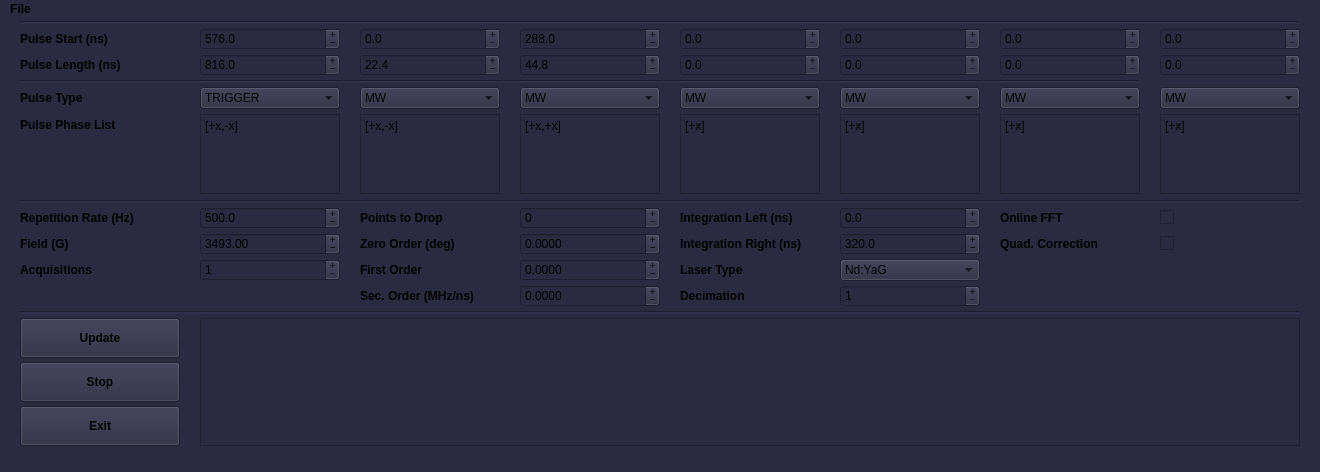
<?xml version="1.0" encoding="UTF-8"?>
<ui version="4.0">
 <class>MainWindow</class>
 <widget class="QMainWindow" name="MainWindow">
  <property name="geometry">
   <rect>
    <x>0</x>
    <y>0</y>
    <width>1320</width>
    <height>472</height>
   </rect>
  </property>
  <property name="sizePolicy">
   <sizepolicy hsizetype="Fixed" vsizetype="Fixed">
    <horstretch>0</horstretch>
    <verstretch>0</verstretch>
   </sizepolicy>
  </property>
  <property name="minimumSize">
   <size>
    <width>1320</width>
    <height>472</height>
   </size>
  </property>
  <property name="maximumSize">
   <size>
    <width>1320</width>
    <height>472</height>
   </size>
  </property>
  <property name="sizeIncrement">
   <size>
    <width>0</width>
    <height>0</height>
   </size>
  </property>
  <property name="font">
   <font>
    <weight>50</weight>
    <bold>false</bold>
   </font>
  </property>
  <property name="windowTitle">
   <string>Phase Cycling v 0.1</string>
  </property>
  <property name="styleSheet">
   <string notr="true">background-color: rgb(42,42,64);</string>
  </property>
  <widget class="QWidget" name="centralwidget">
   <property name="sizePolicy">
    <sizepolicy hsizetype="Fixed" vsizetype="Fixed">
     <horstretch>0</horstretch>
     <verstretch>0</verstretch>
    </sizepolicy>
   </property>
   <property name="minimumSize">
    <size>
     <width>1320</width>
     <height>440</height>
    </size>
   </property>
   <property name="maximumSize">
    <size>
     <width>1320</width>
     <height>440</height>
    </size>
   </property>
   <layout class="QHBoxLayout" name="horizontalLayout">
    <property name="topMargin">
     <number>2</number>
    </property>
    <item>
     <layout class="QGridLayout" name="gridLayout" rowstretch="0,0,0,0,0,0,0,0,0,0,0,0,0,0,0,0" columnstretch="0,0,0,0,0,0,0,0">
      <property name="sizeConstraint">
       <enum>QLayout::SetDefaultConstraint</enum>
      </property>
      <property name="leftMargin">
       <number>11</number>
      </property>
      <property name="topMargin">
       <number>0</number>
      </property>
      <property name="rightMargin">
       <number>11</number>
      </property>
      <property name="bottomMargin">
       <number>4</number>
      </property>
      <property name="horizontalSpacing">
       <number>20</number>
      </property>
      <property name="verticalSpacing">
       <number>4</number>
      </property>
      <item row="14" column="0">
       <widget class="QPushButton" name="button_stop">
        <property name="minimumSize">
         <size>
          <width>0</width>
          <height>40</height>
         </size>
        </property>
        <property name="font">
         <font>
          <weight>75</weight>
          <bold>true</bold>
         </font>
        </property>
        <property name="contextMenuPolicy">
         <enum>Qt::NoContextMenu</enum>
        </property>
        <property name="text">
         <string>Stop</string>
        </property>
       </widget>
      </item>
      <item row="5" column="7" rowspan="2">
       <widget class="QPlainTextEdit" name="Phase_7">
        <property name="sizePolicy">
         <sizepolicy hsizetype="Fixed" vsizetype="Fixed">
          <horstretch>0</horstretch>
          <verstretch>0</verstretch>
         </sizepolicy>
        </property>
        <property name="maximumSize">
         <size>
          <width>140</width>
          <height>80</height>
         </size>
        </property>
        <property name="contextMenuPolicy">
         <enum>Qt::NoContextMenu</enum>
        </property>
        <property name="verticalScrollBarPolicy">
         <enum>Qt::ScrollBarAlwaysOff</enum>
        </property>
        <property name="horizontalScrollBarPolicy">
         <enum>Qt::ScrollBarAlwaysOff</enum>
        </property>
        <property name="plainText">
         <string>[+x]</string>
        </property>
       </widget>
      </item>
      <item row="5" column="5" rowspan="2">
       <widget class="QPlainTextEdit" name="Phase_5">
        <property name="sizePolicy">
         <sizepolicy hsizetype="Fixed" vsizetype="Fixed">
          <horstretch>0</horstretch>
          <verstretch>0</verstretch>
         </sizepolicy>
        </property>
        <property name="maximumSize">
         <size>
          <width>140</width>
          <height>80</height>
         </size>
        </property>
        <property name="contextMenuPolicy">
         <enum>Qt::NoContextMenu</enum>
        </property>
        <property name="verticalScrollBarPolicy">
         <enum>Qt::ScrollBarAlwaysOff</enum>
        </property>
        <property name="horizontalScrollBarPolicy">
         <enum>Qt::ScrollBarAlwaysOff</enum>
        </property>
        <property name="plainText">
         <string>[+x]</string>
        </property>
       </widget>
      </item>
      <item row="6" column="0">
       <spacer name="verticalSpacer">
        <property name="orientation">
         <enum>Qt::Vertical</enum>
        </property>
        <property name="sizeType">
         <enum>QSizePolicy::Fixed</enum>
        </property>
        <property name="sizeHint" stdset="0">
         <size>
          <width>20</width>
          <height>60</height>
         </size>
        </property>
       </spacer>
      </item>
      <item row="4" column="6">
       <widget class="QComboBox" name="P6_type">
        <property name="contextMenuPolicy">
         <enum>Qt::NoContextMenu</enum>
        </property>
        <item>
         <property name="text">
          <string>MW</string>
         </property>
        </item>
        <item>
         <property name="text">
          <string>TRIGGER</string>
         </property>
        </item>
       </widget>
      </item>
      <item row="9" column="0">
       <widget class="QLabel" name="label_5">
        <property name="font">
         <font>
          <weight>75</weight>
          <bold>true</bold>
         </font>
        </property>
        <property name="contextMenuPolicy">
         <enum>Qt::NoContextMenu</enum>
        </property>
        <property name="text">
         <string>Field (G)</string>
        </property>
       </widget>
      </item>
      <item row="5" column="1" rowspan="2">
       <widget class="QPlainTextEdit" name="Phase_1">
        <property name="sizePolicy">
         <sizepolicy hsizetype="Fixed" vsizetype="Fixed">
          <horstretch>0</horstretch>
          <verstretch>0</verstretch>
         </sizepolicy>
        </property>
        <property name="maximumSize">
         <size>
          <width>140</width>
          <height>80</height>
         </size>
        </property>
        <property name="contextMenuPolicy">
         <enum>Qt::NoContextMenu</enum>
        </property>
        <property name="verticalScrollBarPolicy">
         <enum>Qt::ScrollBarAlwaysOff</enum>
        </property>
        <property name="horizontalScrollBarPolicy">
         <enum>Qt::ScrollBarAlwaysOff</enum>
        </property>
        <property name="readOnly">
         <bool>false</bool>
        </property>
        <property name="plainText">
         <string>[+x,-x]</string>
        </property>
       </widget>
      </item>
      <item row="5" column="2" rowspan="2">
       <widget class="QPlainTextEdit" name="Phase_2">
        <property name="sizePolicy">
         <sizepolicy hsizetype="Fixed" vsizetype="Fixed">
          <horstretch>0</horstretch>
          <verstretch>0</verstretch>
         </sizepolicy>
        </property>
        <property name="maximumSize">
         <size>
          <width>140</width>
          <height>80</height>
         </size>
        </property>
        <property name="contextMenuPolicy">
         <enum>Qt::NoContextMenu</enum>
        </property>
        <property name="verticalScrollBarPolicy">
         <enum>Qt::ScrollBarAlwaysOff</enum>
        </property>
        <property name="horizontalScrollBarPolicy">
         <enum>Qt::ScrollBarAlwaysOff</enum>
        </property>
        <property name="plainText">
         <string>[+x,-x]</string>
        </property>
       </widget>
      </item>
      <item row="5" column="4" rowspan="2">
       <widget class="QPlainTextEdit" name="Phase_4">
        <property name="sizePolicy">
         <sizepolicy hsizetype="Fixed" vsizetype="Fixed">
          <horstretch>0</horstretch>
          <verstretch>0</verstretch>
         </sizepolicy>
        </property>
        <property name="maximumSize">
         <size>
          <width>140</width>
          <height>80</height>
         </size>
        </property>
        <property name="contextMenuPolicy">
         <enum>Qt::NoContextMenu</enum>
        </property>
        <property name="verticalScrollBarPolicy">
         <enum>Qt::ScrollBarAlwaysOff</enum>
        </property>
        <property name="horizontalScrollBarPolicy">
         <enum>Qt::ScrollBarAlwaysOff</enum>
        </property>
        <property name="plainText">
         <string>[+x]</string>
        </property>
       </widget>
      </item>
      <item row="4" column="2">
       <widget class="QComboBox" name="P2_type">
        <property name="sizePolicy">
         <sizepolicy hsizetype="Minimum" vsizetype="Fixed">
          <horstretch>0</horstretch>
          <verstretch>0</verstretch>
         </sizepolicy>
        </property>
        <property name="contextMenuPolicy">
         <enum>Qt::NoContextMenu</enum>
        </property>
        <item>
         <property name="text">
          <string>MW</string>
         </property>
        </item>
        <item>
         <property name="text">
          <string>LASER</string>
         </property>
        </item>
        <item>
         <property name="text">
          <string>TRIGGER</string>
         </property>
        </item>
       </widget>
      </item>
      <item row="8" column="0">
       <widget class="QLabel" name="label_4">
        <property name="font">
         <font>
          <weight>75</weight>
          <bold>true</bold>
         </font>
        </property>
        <property name="contextMenuPolicy">
         <enum>Qt::NoContextMenu</enum>
        </property>
        <property name="text">
         <string>Repetition Rate (Hz)</string>
        </property>
       </widget>
      </item>
      <item row="9" column="4">
       <widget class="QLabel" name="label_12">
        <property name="font">
         <font>
          <weight>75</weight>
          <bold>true</bold>
         </font>
        </property>
        <property name="contextMenuPolicy">
         <enum>Qt::NoContextMenu</enum>
        </property>
        <property name="text">
         <string>Integration Right (ns)</string>
        </property>
       </widget>
      </item>
      <item row="12" column="0" colspan="8">
       <widget class="Line" name="line_3">
        <property name="lineWidth">
         <number>2</number>
        </property>
        <property name="orientation">
         <enum>Qt::Horizontal</enum>
        </property>
       </widget>
      </item>
      <item row="4" column="0">
       <widget class="QLabel" name="label_3">
        <property name="font">
         <font>
          <weight>75</weight>
          <bold>true</bold>
         </font>
        </property>
        <property name="contextMenuPolicy">
         <enum>Qt::NoContextMenu</enum>
        </property>
        <property name="text">
         <string>Pulse Type</string>
        </property>
       </widget>
      </item>
      <item row="5" column="3" rowspan="2">
       <widget class="QPlainTextEdit" name="Phase_3">
        <property name="sizePolicy">
         <sizepolicy hsizetype="Fixed" vsizetype="Fixed">
          <horstretch>0</horstretch>
          <verstretch>0</verstretch>
         </sizepolicy>
        </property>
        <property name="minimumSize">
         <size>
          <width>0</width>
          <height>0</height>
         </size>
        </property>
        <property name="maximumSize">
         <size>
          <width>140</width>
          <height>80</height>
         </size>
        </property>
        <property name="contextMenuPolicy">
         <enum>Qt::NoContextMenu</enum>
        </property>
        <property name="verticalScrollBarPolicy">
         <enum>Qt::ScrollBarAlwaysOff</enum>
        </property>
        <property name="horizontalScrollBarPolicy">
         <enum>Qt::ScrollBarAlwaysOff</enum>
        </property>
        <property name="plainText">
         <string>[+x,+x]</string>
        </property>
       </widget>
      </item>
      <item row="0" column="0" colspan="8">
       <widget class="Line" name="line_2">
        <property name="lineWidth">
         <number>2</number>
        </property>
        <property name="orientation">
         <enum>Qt::Horizontal</enum>
        </property>
       </widget>
      </item>
      <item row="4" column="1">
       <widget class="QComboBox" name="P1_type">
        <property name="contextMenuPolicy">
         <enum>Qt::NoContextMenu</enum>
        </property>
        <property name="currentText">
         <string>TRIGGER</string>
        </property>
        <property name="currentIndex">
         <number>0</number>
        </property>
        <item>
         <property name="text">
          <string>TRIGGER</string>
         </property>
        </item>
       </widget>
      </item>
      <item row="5" column="6" rowspan="2">
       <widget class="QPlainTextEdit" name="Phase_6">
        <property name="sizePolicy">
         <sizepolicy hsizetype="Fixed" vsizetype="Expanding">
          <horstretch>0</horstretch>
          <verstretch>0</verstretch>
         </sizepolicy>
        </property>
        <property name="maximumSize">
         <size>
          <width>140</width>
          <height>80</height>
         </size>
        </property>
        <property name="contextMenuPolicy">
         <enum>Qt::NoContextMenu</enum>
        </property>
        <property name="verticalScrollBarPolicy">
         <enum>Qt::ScrollBarAlwaysOff</enum>
        </property>
        <property name="horizontalScrollBarPolicy">
         <enum>Qt::ScrollBarAlwaysOff</enum>
        </property>
        <property name="plainText">
         <string>[+x]</string>
        </property>
       </widget>
      </item>
      <item row="9" column="1">
       <widget class="QDoubleSpinBox" name="Field">
        <property name="contextMenuPolicy">
         <enum>Qt::NoContextMenu</enum>
        </property>
        <property name="buttonSymbols">
         <enum>QAbstractSpinBox::PlusMinus</enum>
        </property>
        <property name="keyboardTracking">
         <bool>false</bool>
        </property>
        <property name="decimals">
         <number>2</number>
        </property>
        <property name="minimum">
         <double>100.000000000000000</double>
        </property>
        <property name="maximum">
         <double>9000.000000000000000</double>
        </property>
        <property name="singleStep">
         <double>0.500000000000000</double>
        </property>
        <property name="value">
         <double>3493.000000000000000</double>
        </property>
       </widget>
      </item>
      <item row="1" column="0">
       <widget class="QLabel" name="label">
        <property name="font">
         <font>
          <weight>75</weight>
          <bold>true</bold>
          <kerning>true</kerning>
         </font>
        </property>
        <property name="contextMenuPolicy">
         <enum>Qt::NoContextMenu</enum>
        </property>
        <property name="text">
         <string>Pulse Start (ns)</string>
        </property>
       </widget>
      </item>
      <item row="4" column="5">
       <widget class="QComboBox" name="P5_type">
        <property name="contextMenuPolicy">
         <enum>Qt::NoContextMenu</enum>
        </property>
        <item>
         <property name="text">
          <string>MW</string>
         </property>
        </item>
        <item>
         <property name="text">
          <string>TRIGGER</string>
         </property>
        </item>
       </widget>
      </item>
      <item row="5" column="0">
       <widget class="QLabel" name="label_6">
        <property name="font">
         <font>
          <weight>75</weight>
          <bold>true</bold>
         </font>
        </property>
        <property name="contextMenuPolicy">
         <enum>Qt::NoContextMenu</enum>
        </property>
        <property name="text">
         <string>Pulse Phase List</string>
        </property>
       </widget>
      </item>
      <item row="3" column="0" colspan="7">
       <widget class="Line" name="line">
        <property name="lineWidth">
         <number>2</number>
        </property>
        <property name="orientation">
         <enum>Qt::Horizontal</enum>
        </property>
       </widget>
      </item>
      <item row="4" column="3">
       <widget class="QComboBox" name="P3_type">
        <property name="contextMenuPolicy">
         <enum>Qt::NoContextMenu</enum>
        </property>
        <property name="currentIndex">
         <number>0</number>
        </property>
        <item>
         <property name="text">
          <string>MW</string>
         </property>
        </item>
        <item>
         <property name="text">
          <string>TRIGGER</string>
         </property>
        </item>
       </widget>
      </item>
      <item row="13" column="1" rowspan="3" colspan="7">
       <widget class="QPlainTextEdit" name="errors">
        <property name="font">
         <font>
          <weight>50</weight>
          <bold>false</bold>
         </font>
        </property>
        <property name="contextMenuPolicy">
         <enum>Qt::NoContextMenu</enum>
        </property>
        <property name="styleSheet">
         <string notr="true"/>
        </property>
        <property name="readOnly">
         <bool>true</bool>
        </property>
        <property name="textInteractionFlags">
         <set>Qt::NoTextInteraction</set>
        </property>
       </widget>
      </item>
      <item row="4" column="7">
       <widget class="QComboBox" name="P7_type">
        <property name="contextMenuPolicy">
         <enum>Qt::NoContextMenu</enum>
        </property>
        <item>
         <property name="text">
          <string>MW</string>
         </property>
        </item>
        <item>
         <property name="text">
          <string>TRIGGER</string>
         </property>
        </item>
       </widget>
      </item>
      <item row="13" column="0">
       <widget class="QPushButton" name="button_update">
        <property name="minimumSize">
         <size>
          <width>0</width>
          <height>40</height>
         </size>
        </property>
        <property name="font">
         <font>
          <weight>75</weight>
          <bold>true</bold>
         </font>
        </property>
        <property name="contextMenuPolicy">
         <enum>Qt::NoContextMenu</enum>
        </property>
        <property name="text">
         <string>Update</string>
        </property>
       </widget>
      </item>
      <item row="7" column="0" colspan="8">
       <widget class="Line" name="line_4">
        <property name="lineWidth">
         <number>2</number>
        </property>
        <property name="orientation">
         <enum>Qt::Horizontal</enum>
        </property>
       </widget>
      </item>
      <item row="2" column="0">
       <widget class="QLabel" name="label_2">
        <property name="font">
         <font>
          <weight>75</weight>
          <bold>true</bold>
         </font>
        </property>
        <property name="contextMenuPolicy">
         <enum>Qt::NoContextMenu</enum>
        </property>
        <property name="text">
         <string>Pulse Length (ns)</string>
        </property>
       </widget>
      </item>
      <item row="10" column="0">
       <widget class="QLabel" name="label_7">
        <property name="font">
         <font>
          <weight>75</weight>
          <bold>true</bold>
         </font>
        </property>
        <property name="contextMenuPolicy">
         <enum>Qt::NoContextMenu</enum>
        </property>
        <property name="text">
         <string>Acquisitions</string>
        </property>
       </widget>
      </item>
      <item row="4" column="4">
       <widget class="QComboBox" name="P4_type">
        <property name="contextMenuPolicy">
         <enum>Qt::NoContextMenu</enum>
        </property>
        <item>
         <property name="text">
          <string>MW</string>
         </property>
        </item>
        <item>
         <property name="text">
          <string>TRIGGER</string>
         </property>
        </item>
       </widget>
      </item>
      <item row="15" column="0">
       <widget class="QPushButton" name="button_off">
        <property name="minimumSize">
         <size>
          <width>0</width>
          <height>40</height>
         </size>
        </property>
        <property name="font">
         <font>
          <weight>75</weight>
          <bold>true</bold>
         </font>
        </property>
        <property name="contextMenuPolicy">
         <enum>Qt::NoContextMenu</enum>
        </property>
        <property name="text">
         <string>Exit</string>
        </property>
       </widget>
      </item>
      <item row="10" column="1">
       <widget class="QSpinBox" name="Acq_number">
        <property name="contextMenuPolicy">
         <enum>Qt::NoContextMenu</enum>
        </property>
        <property name="styleSheet">
         <string notr="true"/>
        </property>
        <property name="buttonSymbols">
         <enum>QAbstractSpinBox::PlusMinus</enum>
        </property>
        <property name="keyboardTracking">
         <bool>false</bool>
        </property>
        <property name="minimum">
         <number>1</number>
        </property>
        <property name="maximum">
         <number>10000</number>
        </property>
        <property name="value">
         <number>1</number>
        </property>
       </widget>
      </item>
      <item row="8" column="4">
       <widget class="QLabel" name="label_11">
        <property name="font">
         <font>
          <weight>75</weight>
          <bold>true</bold>
         </font>
        </property>
        <property name="contextMenuPolicy">
         <enum>Qt::NoContextMenu</enum>
        </property>
        <property name="text">
         <string>Integration Left (ns)</string>
        </property>
       </widget>
      </item>
      <item row="8" column="6">
       <widget class="QLabel" name="label_13">
        <property name="font">
         <font>
          <weight>75</weight>
          <bold>true</bold>
         </font>
        </property>
        <property name="contextMenuPolicy">
         <enum>Qt::NoContextMenu</enum>
        </property>
        <property name="text">
         <string>Online FFT</string>
        </property>
       </widget>
      </item>
      <item row="8" column="7">
       <widget class="QCheckBox" name="fft_box">
        <property name="contextMenuPolicy">
         <enum>Qt::NoContextMenu</enum>
        </property>
        <property name="text">
         <string/>
        </property>
        <property name="checked">
         <bool>false</bool>
        </property>
        <property name="tristate">
         <bool>false</bool>
        </property>
       </widget>
      </item>
      <item row="9" column="6">
       <widget class="QLabel" name="label_18">
        <property name="font">
         <font>
          <weight>75</weight>
          <bold>true</bold>
         </font>
        </property>
        <property name="text">
         <string>Quad. Correction</string>
        </property>
       </widget>
      </item>
      <item row="9" column="7">
       <widget class="QCheckBox" name="Quad_cor">
        <property name="text">
         <string/>
        </property>
       </widget>
      </item>
      <item row="10" column="4">
       <widget class="QLabel" name="label_19">
        <property name="font">
         <font>
          <weight>75</weight>
          <bold>true</bold>
         </font>
        </property>
        <property name="text">
         <string>Laser Type</string>
        </property>
       </widget>
      </item>
      <item row="10" column="5">
       <widget class="QComboBox" name="Combo_laser">
        <property name="currentIndex">
         <number>0</number>
        </property>
        <item>
         <property name="text">
          <string>Nd:YaG</string>
         </property>
        </item>
        <item>
         <property name="text">
          <string>NovoFEL</string>
         </property>
        </item>
       </widget>
      </item>
      <item row="8" column="1">
       <widget class="QDoubleSpinBox" name="Rep_rate">
        <property name="contextMenuPolicy">
         <enum>Qt::NoContextMenu</enum>
        </property>
        <property name="styleSheet">
         <string notr="true"/>
        </property>
        <property name="buttonSymbols">
         <enum>QAbstractSpinBox::PlusMinus</enum>
        </property>
        <property name="keyboardTracking">
         <bool>false</bool>
        </property>
        <property name="decimals">
         <number>1</number>
        </property>
        <property name="minimum">
         <double>0.100000000000000</double>
        </property>
        <property name="maximum">
         <double>20000.000000000000000</double>
        </property>
        <property name="value">
         <double>500.000000000000000</double>
        </property>
       </widget>
      </item>
      <item row="1" column="1">
       <widget class="QDoubleSpinBox" name="P1_st">
        <property name="contextMenuPolicy">
         <enum>Qt::NoContextMenu</enum>
        </property>
        <property name="buttonSymbols">
         <enum>QAbstractSpinBox::PlusMinus</enum>
        </property>
        <property name="keyboardTracking">
         <bool>false</bool>
        </property>
        <property name="decimals">
         <number>1</number>
        </property>
        <property name="maximum">
         <double>10000000.000000000000000</double>
        </property>
        <property name="singleStep">
         <double>3.200000000000000</double>
        </property>
        <property name="value">
         <double>576.000000000000000</double>
        </property>
       </widget>
      </item>
      <item row="1" column="2">
       <widget class="QDoubleSpinBox" name="P2_st">
        <property name="contextMenuPolicy">
         <enum>Qt::NoContextMenu</enum>
        </property>
        <property name="readOnly">
         <bool>false</bool>
        </property>
        <property name="buttonSymbols">
         <enum>QAbstractSpinBox::PlusMinus</enum>
        </property>
        <property name="specialValueText">
         <string notr="true"/>
        </property>
        <property name="keyboardTracking">
         <bool>false</bool>
        </property>
        <property name="decimals">
         <number>1</number>
        </property>
        <property name="maximum">
         <double>10000000.000000000000000</double>
        </property>
        <property name="singleStep">
         <double>3.200000000000000</double>
        </property>
       </widget>
      </item>
      <item row="1" column="3">
       <widget class="QDoubleSpinBox" name="P3_st">
        <property name="contextMenuPolicy">
         <enum>Qt::NoContextMenu</enum>
        </property>
        <property name="buttonSymbols">
         <enum>QAbstractSpinBox::PlusMinus</enum>
        </property>
        <property name="keyboardTracking">
         <bool>false</bool>
        </property>
        <property name="decimals">
         <number>1</number>
        </property>
        <property name="maximum">
         <double>10000000.000000000000000</double>
        </property>
        <property name="singleStep">
         <double>3.200000000000000</double>
        </property>
        <property name="value">
         <double>288.000000000000000</double>
        </property>
       </widget>
      </item>
      <item row="1" column="4">
       <widget class="QDoubleSpinBox" name="P4_st">
        <property name="contextMenuPolicy">
         <enum>Qt::NoContextMenu</enum>
        </property>
        <property name="buttonSymbols">
         <enum>QAbstractSpinBox::PlusMinus</enum>
        </property>
        <property name="keyboardTracking">
         <bool>false</bool>
        </property>
        <property name="decimals">
         <number>1</number>
        </property>
        <property name="maximum">
         <double>10000000.000000000000000</double>
        </property>
        <property name="singleStep">
         <double>3.200000000000000</double>
        </property>
       </widget>
      </item>
      <item row="1" column="5">
       <widget class="QDoubleSpinBox" name="P5_st">
        <property name="contextMenuPolicy">
         <enum>Qt::NoContextMenu</enum>
        </property>
        <property name="buttonSymbols">
         <enum>QAbstractSpinBox::PlusMinus</enum>
        </property>
        <property name="keyboardTracking">
         <bool>false</bool>
        </property>
        <property name="decimals">
         <number>1</number>
        </property>
        <property name="maximum">
         <double>10000000.000000000000000</double>
        </property>
        <property name="singleStep">
         <double>3.200000000000000</double>
        </property>
       </widget>
      </item>
      <item row="1" column="6">
       <widget class="QDoubleSpinBox" name="P6_st">
        <property name="contextMenuPolicy">
         <enum>Qt::NoContextMenu</enum>
        </property>
        <property name="buttonSymbols">
         <enum>QAbstractSpinBox::PlusMinus</enum>
        </property>
        <property name="keyboardTracking">
         <bool>false</bool>
        </property>
        <property name="decimals">
         <number>1</number>
        </property>
        <property name="maximum">
         <double>10000000.000000000000000</double>
        </property>
        <property name="singleStep">
         <double>3.200000000000000</double>
        </property>
       </widget>
      </item>
      <item row="1" column="7">
       <widget class="QDoubleSpinBox" name="P7_st">
        <property name="contextMenuPolicy">
         <enum>Qt::NoContextMenu</enum>
        </property>
        <property name="buttonSymbols">
         <enum>QAbstractSpinBox::PlusMinus</enum>
        </property>
        <property name="keyboardTracking">
         <bool>false</bool>
        </property>
        <property name="decimals">
         <number>1</number>
        </property>
        <property name="maximum">
         <double>10000000.000000000000000</double>
        </property>
        <property name="singleStep">
         <double>3.200000000000000</double>
        </property>
       </widget>
      </item>
      <item row="2" column="7">
       <widget class="QDoubleSpinBox" name="P7_len">
        <property name="contextMenuPolicy">
         <enum>Qt::NoContextMenu</enum>
        </property>
        <property name="buttonSymbols">
         <enum>QAbstractSpinBox::PlusMinus</enum>
        </property>
        <property name="keyboardTracking">
         <bool>false</bool>
        </property>
        <property name="decimals">
         <number>1</number>
        </property>
        <property name="maximum">
         <double>1900.000000000000000</double>
        </property>
        <property name="singleStep">
         <double>3.200000000000000</double>
        </property>
       </widget>
      </item>
      <item row="2" column="6">
       <widget class="QDoubleSpinBox" name="P6_len">
        <property name="contextMenuPolicy">
         <enum>Qt::NoContextMenu</enum>
        </property>
        <property name="buttonSymbols">
         <enum>QAbstractSpinBox::PlusMinus</enum>
        </property>
        <property name="keyboardTracking">
         <bool>false</bool>
        </property>
        <property name="decimals">
         <number>1</number>
        </property>
        <property name="maximum">
         <double>1900.000000000000000</double>
        </property>
        <property name="singleStep">
         <double>3.200000000000000</double>
        </property>
       </widget>
      </item>
      <item row="2" column="5">
       <widget class="QDoubleSpinBox" name="P5_len">
        <property name="contextMenuPolicy">
         <enum>Qt::NoContextMenu</enum>
        </property>
        <property name="buttonSymbols">
         <enum>QAbstractSpinBox::PlusMinus</enum>
        </property>
        <property name="keyboardTracking">
         <bool>false</bool>
        </property>
        <property name="decimals">
         <number>1</number>
        </property>
        <property name="maximum">
         <double>1900.000000000000000</double>
        </property>
        <property name="singleStep">
         <double>3.200000000000000</double>
        </property>
       </widget>
      </item>
      <item row="2" column="4">
       <widget class="QDoubleSpinBox" name="P4_len">
        <property name="contextMenuPolicy">
         <enum>Qt::NoContextMenu</enum>
        </property>
        <property name="buttonSymbols">
         <enum>QAbstractSpinBox::PlusMinus</enum>
        </property>
        <property name="keyboardTracking">
         <bool>false</bool>
        </property>
        <property name="decimals">
         <number>1</number>
        </property>
        <property name="maximum">
         <double>1900.000000000000000</double>
        </property>
        <property name="singleStep">
         <double>3.200000000000000</double>
        </property>
       </widget>
      </item>
      <item row="2" column="3">
       <widget class="QDoubleSpinBox" name="P3_len">
        <property name="contextMenuPolicy">
         <enum>Qt::NoContextMenu</enum>
        </property>
        <property name="buttonSymbols">
         <enum>QAbstractSpinBox::PlusMinus</enum>
        </property>
        <property name="keyboardTracking">
         <bool>false</bool>
        </property>
        <property name="decimals">
         <number>1</number>
        </property>
        <property name="maximum">
         <double>1900.000000000000000</double>
        </property>
        <property name="singleStep">
         <double>3.200000000000000</double>
        </property>
        <property name="value">
         <double>44.799999999999997</double>
        </property>
       </widget>
      </item>
      <item row="2" column="2">
       <widget class="QDoubleSpinBox" name="P2_len">
        <property name="contextMenuPolicy">
         <enum>Qt::NoContextMenu</enum>
        </property>
        <property name="buttonSymbols">
         <enum>QAbstractSpinBox::PlusMinus</enum>
        </property>
        <property name="keyboardTracking">
         <bool>false</bool>
        </property>
        <property name="decimals">
         <number>1</number>
        </property>
        <property name="maximum">
         <double>1900.000000000000000</double>
        </property>
        <property name="singleStep">
         <double>3.200000000000000</double>
        </property>
        <property name="value">
         <double>22.399999999999999</double>
        </property>
       </widget>
      </item>
      <item row="2" column="1">
       <widget class="QDoubleSpinBox" name="P1_len">
        <property name="contextMenuPolicy">
         <enum>Qt::NoContextMenu</enum>
        </property>
        <property name="inputMethodHints">
         <set>Qt::ImhDigitsOnly</set>
        </property>
        <property name="buttonSymbols">
         <enum>QAbstractSpinBox::PlusMinus</enum>
        </property>
        <property name="keyboardTracking">
         <bool>false</bool>
        </property>
        <property name="decimals">
         <number>1</number>
        </property>
        <property name="maximum">
         <double>3264.000000000000000</double>
        </property>
        <property name="singleStep">
         <double>3.200000000000000</double>
        </property>
        <property name="value">
         <double>816.000000000000000</double>
        </property>
       </widget>
      </item>
      <item row="8" column="2">
       <widget class="QLabel" name="label_14">
        <property name="font">
         <font>
          <weight>75</weight>
          <bold>true</bold>
         </font>
        </property>
        <property name="text">
         <string>Points to Drop</string>
        </property>
       </widget>
      </item>
      <item row="8" column="3">
       <widget class="QSpinBox" name="P_to_drop">
        <property name="buttonSymbols">
         <enum>QAbstractSpinBox::PlusMinus</enum>
        </property>
        <property name="keyboardTracking">
         <bool>false</bool>
        </property>
        <property name="maximum">
         <number>10000</number>
        </property>
       </widget>
      </item>
      <item row="9" column="2">
       <widget class="QLabel" name="label_15">
        <property name="font">
         <font>
          <weight>75</weight>
          <bold>true</bold>
         </font>
        </property>
        <property name="text">
         <string>Zero Order (deg)</string>
        </property>
       </widget>
      </item>
      <item row="9" column="3">
       <widget class="QDoubleSpinBox" name="Zero_order">
        <property name="buttonSymbols">
         <enum>QAbstractSpinBox::PlusMinus</enum>
        </property>
        <property name="keyboardTracking">
         <bool>false</bool>
        </property>
        <property name="decimals">
         <number>4</number>
        </property>
        <property name="minimum">
         <double>-0.100000000000000</double>
        </property>
        <property name="maximum">
         <double>360.100000000000023</double>
        </property>
        <property name="singleStep">
         <double>0.100000000000000</double>
        </property>
       </widget>
      </item>
      <item row="10" column="2">
       <widget class="QLabel" name="label_16">
        <property name="font">
         <font>
          <weight>75</weight>
          <bold>true</bold>
         </font>
        </property>
        <property name="text">
         <string>First Order</string>
        </property>
       </widget>
      </item>
      <item row="10" column="3">
       <widget class="QDoubleSpinBox" name="First_order">
        <property name="buttonSymbols">
         <enum>QAbstractSpinBox::PlusMinus</enum>
        </property>
        <property name="keyboardTracking">
         <bool>false</bool>
        </property>
        <property name="decimals">
         <number>4</number>
        </property>
        <property name="minimum">
         <double>-10.000000000000000</double>
        </property>
        <property name="maximum">
         <double>10.000000000000000</double>
        </property>
        <property name="singleStep">
         <double>0.001000000000000</double>
        </property>
       </widget>
      </item>
      <item row="11" column="2">
       <widget class="QLabel" name="label_17">
        <property name="font">
         <font>
          <weight>75</weight>
          <bold>true</bold>
         </font>
        </property>
        <property name="text">
         <string>Sec. Order (MHz/ns)</string>
        </property>
       </widget>
      </item>
      <item row="11" column="3">
       <widget class="QDoubleSpinBox" name="Second_order">
        <property name="buttonSymbols">
         <enum>QAbstractSpinBox::PlusMinus</enum>
        </property>
        <property name="keyboardTracking">
         <bool>false</bool>
        </property>
        <property name="decimals">
         <number>4</number>
        </property>
        <property name="minimum">
         <double>-100.000000000000000</double>
        </property>
        <property name="maximum">
         <double>100.000000000000000</double>
        </property>
        <property name="singleStep">
         <double>0.001000000000000</double>
        </property>
       </widget>
      </item>
      <item row="11" column="4">
       <widget class="QLabel" name="label_9">
        <property name="font">
         <font>
          <weight>75</weight>
          <bold>true</bold>
         </font>
        </property>
        <property name="text">
         <string>Decimation</string>
        </property>
       </widget>
      </item>
      <item row="11" column="5">
       <widget class="QSpinBox" name="Dec">
        <property name="buttonSymbols">
         <enum>QAbstractSpinBox::PlusMinus</enum>
        </property>
        <property name="minimum">
         <number>1</number>
        </property>
        <property name="maximum">
         <number>4</number>
        </property>
       </widget>
      </item>
      <item row="8" column="5">
       <widget class="QDoubleSpinBox" name="Win_left">
        <property name="contextMenuPolicy">
         <enum>Qt::NoContextMenu</enum>
        </property>
        <property name="buttonSymbols">
         <enum>QAbstractSpinBox::PlusMinus</enum>
        </property>
        <property name="keyboardTracking">
         <bool>false</bool>
        </property>
        <property name="decimals">
         <number>1</number>
        </property>
        <property name="maximum">
         <double>6400.000000000000000</double>
        </property>
        <property name="singleStep">
         <double>0.400000000000000</double>
        </property>
       </widget>
      </item>
      <item row="9" column="5">
       <widget class="QDoubleSpinBox" name="Win_right">
        <property name="contextMenuPolicy">
         <enum>Qt::NoContextMenu</enum>
        </property>
        <property name="buttonSymbols">
         <enum>QAbstractSpinBox::PlusMinus</enum>
        </property>
        <property name="keyboardTracking">
         <bool>false</bool>
        </property>
        <property name="decimals">
         <number>1</number>
        </property>
        <property name="maximum">
         <double>6400.000000000000000</double>
        </property>
        <property name="singleStep">
         <double>0.400000000000000</double>
        </property>
        <property name="value">
         <double>320.000000000000000</double>
        </property>
       </widget>
      </item>
     </layout>
    </item>
   </layout>
  </widget>
  <widget class="QMenuBar" name="menuBar">
   <property name="geometry">
    <rect>
     <x>0</x>
     <y>0</y>
     <width>1320</width>
     <height>22</height>
    </rect>
   </property>
   <property name="maximumSize">
    <size>
     <width>16777215</width>
     <height>22</height>
    </size>
   </property>
   <property name="font">
    <font>
     <weight>75</weight>
     <bold>true</bold>
    </font>
   </property>
   <widget class="QMenu" name="menu_file">
    <property name="geometry">
     <rect>
      <x>427</x>
      <y>292</y>
      <width>135</width>
      <height>100</height>
     </rect>
    </property>
    <property name="sizePolicy">
     <sizepolicy hsizetype="Preferred" vsizetype="Preferred">
      <horstretch>0</horstretch>
      <verstretch>0</verstretch>
     </sizepolicy>
    </property>
    <property name="minimumSize">
     <size>
      <width>135</width>
      <height>0</height>
     </size>
    </property>
    <property name="maximumSize">
     <size>
      <width>135</width>
      <height>16777215</height>
     </size>
    </property>
    <property name="font">
     <font>
      <weight>75</weight>
      <bold>true</bold>
     </font>
    </property>
    <property name="title">
     <string>File</string>
    </property>
    <addaction name="action_read"/>
    <addaction name="action_save"/>
   </widget>
   <addaction name="menu_file"/>
  </widget>
  <action name="action_read">
   <property name="text">
    <string>Read from file</string>
   </property>
   <property name="font">
    <font/>
   </property>
  </action>
  <action name="action_save">
   <property name="text">
    <string>Save to file</string>
   </property>
   <property name="font">
    <font/>
   </property>
  </action>
 </widget>
 <tabstops>
  <tabstop>P3_len</tabstop>
  <tabstop>P7_st</tabstop>
  <tabstop>P3_type</tabstop>
  <tabstop>P5_type</tabstop>
  <tabstop>P6_len</tabstop>
  <tabstop>P2_len</tabstop>
  <tabstop>P4_type</tabstop>
  <tabstop>P1_type</tabstop>
  <tabstop>P3_st</tabstop>
  <tabstop>P4_len</tabstop>
  <tabstop>button_off</tabstop>
  <tabstop>P5_len</tabstop>
  <tabstop>Field</tabstop>
  <tabstop>P6_type</tabstop>
  <tabstop>P1_st</tabstop>
  <tabstop>button_update</tabstop>
  <tabstop>P1_len</tabstop>
  <tabstop>P7_type</tabstop>
  <tabstop>P2_type</tabstop>
  <tabstop>P6_st</tabstop>
  <tabstop>P7_len</tabstop>
  <tabstop>P5_st</tabstop>
  <tabstop>P4_st</tabstop>
  <tabstop>Rep_rate</tabstop>
  <tabstop>button_stop</tabstop>
  <tabstop>errors</tabstop>
  <tabstop>P2_st</tabstop>
 </tabstops>
 <resources/>
 <connections/>
</ui>
